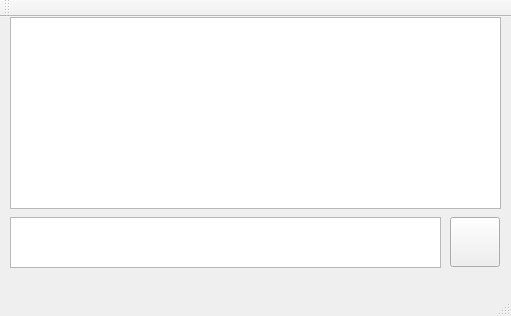
<?xml version="1.0" encoding="UTF-8"?>
<ui version="4.0">
 <class>MainWindow</class>
 <widget class="QMainWindow" name="MainWindow">
  <property name="windowModality">
   <enum>Qt::NonModal</enum>
  </property>
  <property name="geometry">
   <rect>
    <x>0</x>
    <y>0</y>
    <width>511</width>
    <height>316</height>
   </rect>
  </property>
  <property name="windowTitle">
   <string>General Virtual Assistant</string>
  </property>
  <widget class="QWidget" name="centralWidget">
   <widget class="QPushButton" name="btnSendMessage">
    <property name="enabled">
     <bool>true</bool>
    </property>
    <property name="geometry">
     <rect>
      <x>450</x>
      <y>200</y>
      <width>50</width>
      <height>50</height>
     </rect>
    </property>
    <property name="sizePolicy">
     <sizepolicy hsizetype="Preferred" vsizetype="Preferred">
      <horstretch>0</horstretch>
      <verstretch>0</verstretch>
     </sizepolicy>
    </property>
    <property name="layoutDirection">
     <enum>Qt::LeftToRight</enum>
    </property>
    <property name="autoFillBackground">
     <bool>true</bool>
    </property>
    <property name="text">
     <string/>
    </property>
    <property name="icon">
     <iconset resource="resources.qrc">
      <normaloff>:/icons/icn_cmd_rec_off.png</normaloff>
      <normalon>:/icons/icn_cmd_rec_on.png</normalon>
      <disabledoff>:/icons/icn_cmd_rec_x.png</disabledoff>:/icons/icn_cmd_rec_off.png</iconset>
    </property>
    <property name="iconSize">
     <size>
      <width>40</width>
      <height>40</height>
     </size>
    </property>
    <property name="checkable">
     <bool>true</bool>
    </property>
    <property name="checked">
     <bool>false</bool>
    </property>
    <property name="autoRepeat">
     <bool>false</bool>
    </property>
    <property name="autoDefault">
     <bool>true</bool>
    </property>
   </widget>
   <widget class="QTextEdit" name="te_userInput">
    <property name="geometry">
     <rect>
      <x>10</x>
      <y>200</y>
      <width>431</width>
      <height>51</height>
     </rect>
    </property>
    <property name="html">
     <string>&lt;!DOCTYPE HTML PUBLIC &quot;-//W3C//DTD HTML 4.0//EN&quot; &quot;http://www.w3.org/TR/REC-html40/strict.dtd&quot;&gt;
&lt;html&gt;&lt;head&gt;&lt;meta name=&quot;qrichtext&quot; content=&quot;1&quot; /&gt;&lt;style type=&quot;text/css&quot;&gt;
p, li { white-space: pre-wrap; }
&lt;/style&gt;&lt;/head&gt;&lt;body style=&quot; font-family:'MS Shell Dlg 2'; font-size:8.25pt; font-weight:400; font-style:normal;&quot;&gt;
&lt;p style=&quot;-qt-paragraph-type:empty; margin-top:0px; margin-bottom:0px; margin-left:0px; margin-right:0px; -qt-block-indent:0; text-indent:0px;&quot;&gt;&lt;br /&gt;&lt;/p&gt;&lt;/body&gt;&lt;/html&gt;</string>
    </property>
   </widget>
   <widget class="QTableView" name="tbl_chatBox">
    <property name="geometry">
     <rect>
      <x>10</x>
      <y>0</y>
      <width>491</width>
      <height>192</height>
     </rect>
    </property>
    <property name="sizePolicy">
     <sizepolicy hsizetype="Expanding" vsizetype="Expanding">
      <horstretch>0</horstretch>
      <verstretch>0</verstretch>
     </sizepolicy>
    </property>
    <property name="selectionMode">
     <enum>QAbstractItemView::NoSelection</enum>
    </property>
    <property name="selectionBehavior">
     <enum>QAbstractItemView::SelectRows</enum>
    </property>
    <property name="horizontalScrollMode">
     <enum>QAbstractItemView::ScrollPerPixel</enum>
    </property>
    <property name="showGrid">
     <bool>false</bool>
    </property>
    <property name="gridStyle">
     <enum>Qt::NoPen</enum>
    </property>
    <attribute name="horizontalHeaderVisible">
     <bool>false</bool>
    </attribute>
    <attribute name="horizontalHeaderHighlightSections">
     <bool>false</bool>
    </attribute>
    <attribute name="horizontalHeaderStretchLastSection">
     <bool>false</bool>
    </attribute>
    <attribute name="verticalHeaderVisible">
     <bool>false</bool>
    </attribute>
    <attribute name="verticalHeaderHighlightSections">
     <bool>false</bool>
    </attribute>
   </widget>
  </widget>
  <widget class="QMenuBar" name="menuBar">
   <property name="geometry">
    <rect>
     <x>0</x>
     <y>0</y>
     <width>511</width>
     <height>21</height>
    </rect>
   </property>
  </widget>
  <widget class="QToolBar" name="mainToolBar">
   <attribute name="toolBarArea">
    <enum>TopToolBarArea</enum>
   </attribute>
   <attribute name="toolBarBreak">
    <bool>false</bool>
   </attribute>
  </widget>
  <widget class="QStatusBar" name="statusBar"/>
 </widget>
 <layoutdefault spacing="6" margin="11"/>
 <resources>
  <include location="resources.qrc"/>
 </resources>
 <connections/>
</ui>
